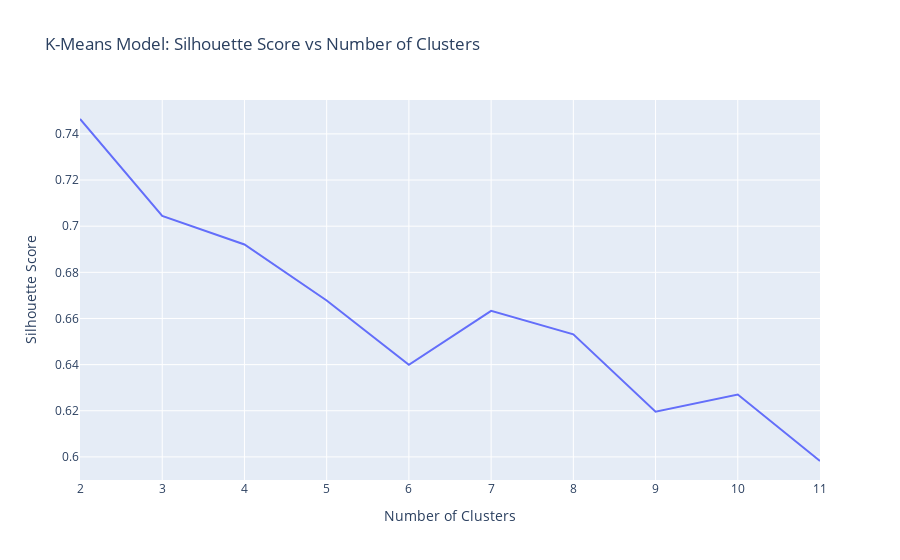

Write notebook code for a chart like this one.
### Markdown cell above
Let's use plotly express to create a line plot that shows the values of silhouette_scores as a function of n_clusters

### Code cell
# Create a line plot of `silhouette_scores` vs `n_clusters`
fig = px.line(
    x=n_clusters,
    y=silhouette_scores,
    title="K-Means Model: Silhouette Score vs Number of Clusters"
)
fig.update_layout(
    xaxis_title="Number of Clusters", yaxis_title="Silhouette Score"
)

fig.show()
plt.savefig("images5.png", dpi=150)

### Figure 1 — Plotly figure (JSON) as saved in the notebook; plotly's stock layout.template omitted (floating-point values rounded to 4 significant figures)
{"data": [{"hovertemplate": "x=%{x}<br>y=%{y}<extra></extra>", "legendgroup": "", "line": {"color": "#636efa", "dash": "solid"}, "marker": {"symbol": "circle"}, "mode": "lines", "name": "", "orientation": "v", "showlegend": false, "type": "scatter", "x": [2, 3, 4, 5, 6, 7, 8, 9, 10, 11], "xaxis": "x", "y": [0.7465, 0.7045, 0.6921, 0.6678, 0.6399, 0.6633, 0.6531, 0.6196, 0.6271, 0.5982], "yaxis": "y"}], "layout": {"legend": {"tracegroupgap": 0}, "title": {"text": "K-Means Model: Silhouette Score vs Number of Clusters"}, "xaxis": {"anchor": "y", "domain": [0, 1], "title": {"text": "Number of Clusters"}}, "yaxis": {"anchor": "x", "domain": [0, 1], "title": {"text": "Silhouette Score"}}}}
